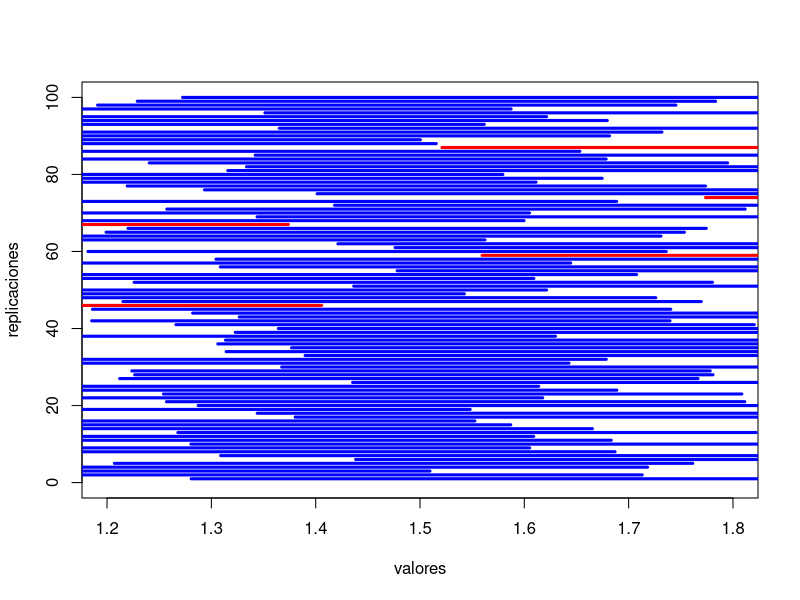
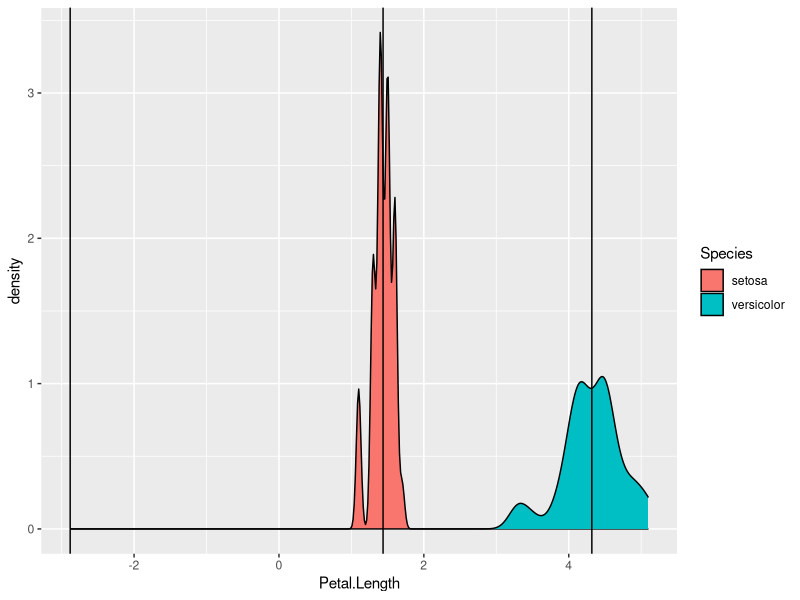

These figures' R source, in order: (Note: this script raises an error after producing the figures.)
## ---- chunk 1
knitr::opts_chunk$set(echo = TRUE)
## ---- chunk 2
set.seed(1012)
mu=1.5; sigma=1; alpha=0.05
poblacion=rnorm(10^6, mu, sigma)

## ---- chunk 3
ICZ=function(x, sigma, alpha){
  c(mean(x)-qnorm(1-alpha/2)*sigma/sqrt(length(x)),
    mean(x)+qnorm(1-alpha/2)*sigma/sqrt(length(x)))
}
## ---- chunk 4
set.seed(2)
M=replicate(100, ICZ(sample(poblacion,50, replace=TRUE),sigma,alpha))

## ---- chunk 5
plot(1:10, type = "n", xlim = c(1.2, 1.8), ylim = c(0, 100), xlab = "valores", ylab = "replicaciones")
seg.int=function(i){
  color="blue";
  if((mu<M[1,i])|(mu>M[2,i])){color="red"}
  segments(M[1,i],i,M[2,i],i, col = color,lwd=3)}
invisible(sapply(1:100, FUN = seg.int))
## ---- chunk 6
media=9.5
sd=0.5
n=1000
alpha2=0.05
cuantil=qnorm(1-alpha2/2)

(extremo.izquierdo=round(media-cuantil*sd/sqrt(n),3))
(extremo.derecho=round(media+cuantil*sd/sqrt(n),3))
## ---- chunk 7
media_n <- 170
sig_pilot <- 10
alpha3 <- 0.01
amplitud <-2
cuantil2<- qnorm(1-alpha3/2)
(n.minimo <- ceiling((2*cuantil2*sig_pilot/amplitud)^2))
  
## ---- chunk 8
set.seed(1001)
flores_eleg <- sample(1:150,60, replace = TRUE)
muestra_florg <- iris[flores_eleg,]
head(muestra_florg, 10)


## ---- chunk 9
(numero.flores.setosa=table(muestra_florg$Species=="setosa")[2])
## ---- chunk 10
library(epitools)
binom.exact(numero.flores.setosa, 60, conf.level = 0.95)
## ---- chunk 11
binom.approx(340, 500, conf.level = 0.95)
## ---- chunk 12
tempus <- c(12, 13, 13, 14, 14, 14, 15, 15, 16, 17, 17, 18, 18, 19, 19, 25,25, 26, 27, 30, 33, 34, 35, 40, 40, 51, 51, 58, 59, 83)

#calculo de la varianza
var2 <- var(tempus)
n<-30
#calculamos los cuantiles

alpha4 <- 0.05
(cuantil.izquierda <- qchisq(1-alpha4/2, n-1))
(cuantil.derecha <- qchisq(alpha4/2, n-1))

####calculo de los intervalos de confianza

(valor.izquierdo =(n-1)*var2/cuantil.izquierda)
(valor.derecho = (n-1)*var2/cuantil.derecha)

#por ultimo scacamos los valores al cuadrado.
c(sqrt(valor.izquierdo), sqrt(valor.derecho))

## ---- chunk 13
set.seed(42)
X <- replicate(1000, var(sample(iris[flores_eleg,]$Petal.Length, replace = TRUE)))
##a continuacion hayamos los cuantiles

IC.booth <- c(quantile(X, alpha4/2), quantile(X, 1-alpha4/2))
round(IC.booth)

library(boot)
#para hacer el reshape con una funcion predeterminada en R 

## ---- chunk 14
set.seed(230)
flores_elegidas <- sample(1:150, 40, replace = TRUE)
(long.sepalo.muestra <- iris[flores_elegidas,]$Sepal.Length)
## ---- chunk 15
t.test(long.sepalo.muestra, mu=mean(iris$Sepal.Length), alternative = "greater", conf.level = 0.95)
## ---- chunk 16
t.test(long.sepalo.muestra, mu=mean(iris$Sepal.Length), alternative = "greater", conf.level = 0.95)$conf.int
### con la sintaxis de $ peudes acceder al atributo que quieres.
## ---- chunk 17
p = 1- pbinom(20, 25, 0.8)

p
## ---- chunk 18
binom.test(21, 25, p=0.8, alternative = "greater", conf.level = 0.05)
## ---- chunk 19
library(MASS)
set.seed(1004)
madres_eleg <- sample(1:length(birthwt$age),30, replace =TRUE)
madres_eleg_m <- birthwt[madres_eleg,]

## ---- chunk 20
mad_max <- table(madres_eleg_m$smoke)[2]
## 1 fuma y 0 no

binom.test(mad_max, 30, p=0.3, alternative = "greater")


## ---- chunk 21
vect <- c(521,742,593,635,788,717,606,639,666,624)
n1 <- 10

(chi_2 = (length(vect)-1)*var(vect)/6400)
## ---- chunk 22
library(TeachingDemos)
## ---- chunk 23
sigma.test(vect, sigma = 80, alternative = "two.sided", conf.level = 0.95)
## ---- chunk 24
set.seed(2019)
flores_elegidas <- sample(1:150, 40, replace = TRUE)
muestra_florg <- iris[flores_eleg,]

sigma.test(muestra_florg$Sepal.Width,sigmasq = 0.2 ,alternative = "less", conf.level = 0.95)
## ---- chunk 25
set.seed(45)
flores_eleg_setosa<- sample(1:50, 40, replace = TRUE)
flores_eleg_porcicolor <- sample(51:100, 40, replace= TRUE)
muestra_setosa <- iris[flores_eleg_setosa,]
muestra_porcicolor <- iris[flores_eleg_porcicolor,]
## ---- chunk 26
t.test(muestra_setosa$Petal.Length, muestra_porcicolor$Petal.Length,
       alternative = "two.sided")
## ---- chunk 27
t.test(muestra_setosa$Petal.Length, muestra_porcicolor$Petal.Length,
       alternative = "two.sided")$conf.int
## ---- chunk 28
set.seed(45)
muest_cmplet <- sample(1:100, 80, replace = TRUE)
prueb_m<-iris[muest_cmplet,]

library(ggplot2)

ggplot(prueb_m, mapping = aes(x=Petal.Length, fill=Species)) + geom_density() + geom_vline(xintercept = 1.437) + geom_vline(xintercept = 4.319) + geom_vline(xintercept = 1.437-4.319, show.legend = "mu1-mu2")


## ---- chunk 29
tapply(prueb_m$Petal.Length, INDEX = prueb_m$Species,FUN = mean ,simplify = TRUE)
## ---- chunk 30
phyper(23, 58, 3, 24)

## ---- chunk 31
library(MASS)
madres_raza_blanca <- rownames(birthwt[birthwt$race==1,])
madres_raza_negra <- rownames(birthwt[birthwt$race==2,])

## ---- chunk 32
set.seed(2000)
madres.elegidas.blanca <- sample(madres_raza_blanca, 50, replace = TRUE)
madres.elegidraza.negra <- sample(madres_raza_negra, 50, replace = TRUE)
muestra_raza_blanca <- birthwt[madres.elegidas.blanca,] 
muestra_raza_negra <- birthwt[madres.elegidraza.negra,]
## ---- chunk 33
muestra.madres <- rbind(muestra_raza_blanca, muestra_raza_negra)
View(muestra.madres)
## ---- chunk 34
(matriz.fish <- table(muestra.madres$smoke, muestra.madres$race))
## ---- chunk 35
(matriz.fish <- rbind(matriz.fish[2,], matriz.fish[1,]))
## ---- chunk 36
fisher.test(matriz.fish)
## ---- chunk 37
(0.4-0.25-0.05)/sqrt((20+25)*(1-((20+25)/(50+100)))*((1/50) + (1/100)))

## ---- chunk 38
0.4-0.25-1.645*(sqrt(((50*0.4+100*0.25)/(50+100))*(1-((50*0.4+100*0.25)/(50+100)))*(1/50 + 1/100)))
## ---- chunk 39
# elaborar el estadistico de contraste
(1.201^2)/(1.579^2)


## ---- chunk 40
var.test(muestra_setosa$Petal.Length, muestra_porcicolor$Petal.Length)

## ---- chunk 41
fligner.test(list(muestra_setosa$Petal.Length, muestra_porcicolor$Petal.Length))
## ---- chunk 42
k <- c(1.2, 5.2, 3.1, 4.3, -9.9, -0.7, 5.0, -1.8, 1.0, -4.1)
ka <- c(mean(k), sd(k))
print(ka)
## ---- chunk 43
0.33/(4.715*sqrt(10))
## ---- chunk 44
set.seed(100)
flores_elegidas.virginica<-sample(101:150, 40, replace = TRUE)
## ---- chunk 45
muestra_virginica <- iris[flores_elegidas.virginica,]

## ---- chunk 46
t.test(muestra_virginica$Sepal.Length,muestra_virginica$Petal.Length, alternative = "greater"
       ,paired = TRUE)
## ---- chunk 47
hipconbay <- function(b,c,n){
  (((b/n)-(c/n))/sqrt((b+c)/n^2))
}

## ---- chunk 48
hipconbay(62, 38, 1000)


## ---- chunk 49
set.seed(333)
madres.eleg.prop.empar <- sample(1:189,30, replace=T)
muestra.madres.prop.empar <- birthwt[madres.eleg.prop.empar,]

(matriz.prop.empar= table(muestra.madres.prop.empar$smoke, muestra.madres.prop.empar$ht))

## ---- chunk 50
matriz.prop.empar <- rbind(matriz.prop.empar[2,], matriz.prop.empar[1,])
matriz.prop.empar <- cbind(matriz.prop.empar[,2], matriz.prop.empar[,1])
print(matriz.prop.empar)
## ---- chunk 51
mcnemar.test(matriz.prop.empar)
## ---- chunk 52
# recuerda anidar
fucntt_two_side <- function(x_1, x_2, s1, s2, n1, n2, alpha=0.05, alternative){
  alternative <- c("two side", "lefth", "rigth")
  if(alternative == "lefth"){
    c("-inf", (x_1-x_2-(qnorm(alpha)*sqrt(s1/n1 + s2/n2))))
  }
  else if(alternative == "rigth") {
     c((x_1-x_2-(qnorm(alpha)*sqrt(s1/n1 + s2/n2))), "inf")
  }
  else if(alternative == "two side"){
    c((x_1-x_2-(qnorm(alpha/2)*sqrt(s1/n1 + s2/n2))),
      (x_1-x_2+(qnorm(alpha/2)*sqrt(s1/n1 + s2/n2))))
  }
}
 
## ---- chunk 53
x_1=136
x_2=128
alpha=0.01
s1=16
s2=10
n1=25
n2=16

c((x_1-x_2-(qnorm(alpha/2)*sqrt(s1/n1 + s2/n2))),
      (x_1-x_2+(qnorm(alpha/2)*sqrt(s1/n1 + s2/n2))))

(x_1-x_2)/(sqrt(s1/n1 + s2/n2))



## ---- chunk 54
fucntt_two_side(x_1=136, x_2=128, s1=16, s2=10, n1=25, n2=16, alpha=0.01,
                alternative= "two side")
## ---- chunk 55
2*(1-pnorm(abs(
  (x_1-x_2)/(sqrt(s1/n1 + s2/n2)
))))
## ---- chunk 56
x1_1=1260
x1_2=1240
n1_1=50
n1_2=100
s1_1=20^2
s1_2=18^2


fucntt_two_side(x_1=x1_1, x_2 = x1_2, s1=s1_1, s2=s1_2, n1=n1_1,
                n2=n1_2, alpha = 0.02, alternative = "two side")
## ---- chunk 57
#calculamos el p-valor 
p1 <- 2*pf(1.234568, df1=n1_1-1, df2 = n1_2-1, lower.tail = TRUE)
p2 <- 2*pf(1.234568, df1=n1_1-1, df2 = n1_2-1, lower.tail = FALSE)

pvalue <- min(p1, p2)

pvalue
## ---- chunk 58
(x1_1-x1_2)/(sqrt(1/n1_1 + 1/n1_2)*sqrt((((n1_1-1)*s1_1)+((n1_2-1)*s1_2))/
                                          (n1_1+n1_2)))
## ---- chunk 59
#calculamos el p-valor 

pvalor <- 2*pt(6.221148, df=n1_1*n1_2-2)

pvalor
## ---- chunk 60
t0=(x1_1-x1_2)/(sqrt((1/n1_1+1/n1_2)*((n1_1-1)*s1_1+
(n1_2-1)*s1_2)/(n1_1+n1_2-2)))

t0

2*pt(t0, df=n1_1*n1_2-2)

## ---- chunk 61
c(x1_1-x1_2- qt(1-0.02/2,df=n1_1+n1_2-2)*sqrt((1/n1_1+1/n1_2)*((n1_1-1)*s1_1+(n1_2-1)*s1_2)/(n1_1+n1_2-2)),
x1_1-x1_2 + qt(1-0.02/2,df=n1_1+n1_2-2)*sqrt((1/n1_1+1/n1_2)*((n1_1-1)*s1_1+(n1_2-1)*s1_2)/(n1_1+n1_2-2)))
## ---- chunk 62
muestra_1 <- c(20, 12, 16, 18, 13, 22, 15, 20)
muestra_2 <- c(17, 14, 12, 10, 15, 13, 9, 19, 20, 11)

n11 <- length(muestra_1)
n12 <- length(muestra_2)
x11 <- mean(muestra_1)
x12 <- mean(muestra_2)
s11 <- var(muestra_1)
s12 <- var(muestra_2)

print(c(n11, n12, x11, x12, s11, s12))
## ---- chunk 63
t.test(muestra_1, muestra_2, alternative = "less", conf.level = 0.05, var.equal = TRUE)
## ---- chunk 64
x11-x12- qt(0.95,df=n11+n12-2)*sqrt((1/n11+1/n12)*((n11-1)*s11+(n12-1)*s12)/(n11+n12-2))
## ---- chunk 65
set.seed(345)
aleacion1=round(0.2*(rnorm(20))+18.2,2)
aleacion2=round(0.5*(rnorm(25))+17.8,2)

aleacion1
aleacion2
## ---- chunk 66
x1.1 <- mean(aleacion1)
x1.2 <- mean(aleacion2)
s1.1 <- sd(aleacion1)
s1.2 <- sd(aleacion2)
n1.1 <- length(aleacion1)
n1.2 <- length(aleacion2)

s1.1

s1.2 
## ---- chunk 67
f0 = s1.1^2/s1.2^2
p1 <- 2*pf(f0, df1=n1.1-1, df2 = n1.2-1, lower.tail = TRUE)
p2 <- 2*pf(f0, df1=n1.1-1, df2 = n1.2-1, lower.tail = FALSE)

pvalue2 <- min(p1, p2)

pvalue2

var.test(aleacion1, aleacion2)


## ---- chunk 68
t.test(aleacion1, aleacion2, alternative = "two.sided", var.equal = FALSE)

## ---- chunk 69
abs(t.test(aleacion1, aleacion2, alternative = "two.sided", var.equal = FALSE)$p.value)
## ---- chunk 70

c(mean(aleacion1)-mean(aleacion2))
t.test(aleacion1, aleacion2, alternative = "two.sided", var.equal = FALSE)$conf.int
## ---- chunk 71
ibiza <- c(200, 500-200)
mallorca <- c(210, 750-210)

tabl <- cbind(ibiza, mallorca)

tabl

prop.test(tabl)
## ---- chunk 72
prop.test(x=c(200, 210), n=c(500, 750), alternative = "two.sided", correct = F)
## ---- chunk 73
a <- c(50, 30)
b <- c(5, 15)

conferencia <- rbind(a,b)

mcnemar.test(conferencia)

abs(mcnemar.test(conferencia)$p.value)
